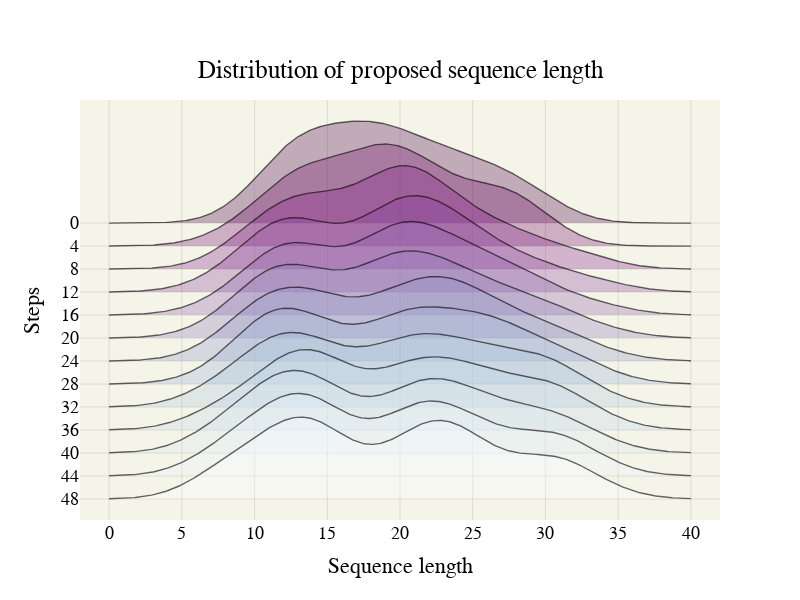

The cell this chart's notebook holds for it:
### Code cell
from numpy.random import normal
from ridgeplot import ridgeplot
import pandas as pd
import plotly


# Not only does 'ridgeplot(...)' come configured with sensible defaults
# but is also fully configurable to your own style and preference!
fig = go.Figure()
fig = ridgeplot(
    samples=half_seqlen,
    bandwidth=2.5,
    kde_points=np.linspace(0, 40, 400),
    #colorscale="viridis",
    colorscale='bupu',
    colormode="index",
    coloralpha=0.3,
    labels=[i*4 for i in range(13)],
    spacing=2 / 9,
)
#fig.add_trace(fig1, row=1, col=2)

# Again, update the figure layout to your liking here
fig.update_layout(
    #title="Distribution of proposed sequence length",
    height=600,
    width=800,
    plot_bgcolor="#f5f4e9",
    xaxis_gridcolor="rgba(0, 0, 0, 0.1)",
    xaxis_title="Sequence length",
    yaxis_gridcolor="rgba(0, 0, 0, 0.1)",
    yaxis_title="Steps",
    showlegend=False,
    title={
        'text': "Distribution of proposed sequence length",
        'y':0.9,
        'x':0.5,
        'xanchor': 'center',
        'yanchor': 'top'},
    legend=dict(
        yanchor="top",
        y=0.25,
        xanchor="left",
        x=0.40
    ),
    font=dict(
        family="Courier New, monospace",
        size=18,
        color="Black",
    )
)
#plotly.io.write_image(fig, 'seqlen.png', scale=2.2)
fig.show(scale=2)

### Figure 1 — Plotly figure (JSON) as saved in the notebook; plotly's stock layout.template omitted (floating-point values rounded to 4 significant figures; data arrays with more than 128 entries replaced by an {"elided": "..."} marker saying what was removed)
{"data": [{"line": {"color": "rgba(0,0,0,0)", "width": 0}, "showlegend": false, "type": "scatter", "x": {"elided": "400 float values"}, "y": {"elided": "400 int values"}}, {"fill": "tonexty", "fillcolor": "rgba(77,0,75, 0.3)", "line": {"color": "rgba(0,0,0,0.6)", "width": 1.4}, "mode": "lines", "name": "0", "type": "scatter", "x": {"elided": "400 float values"}, "y": {"elided": "400 float values"}}, {"line": {"color": "rgba(0,0,0,0)", "width": 0}, "showlegend": false, "type": "scatter", "x": {"elided": "400 float values"}, "y": {"elided": "400 float values"}}, {"fill": "tonexty", "fillcolor": "rgba(111.66666666666669, 10.000000000000004, 107.66666666666669, 0.3)", "line": {"color": "rgba(0,0,0,0.6)", "width": 1.4}, "mode": "lines", "name": "4", "type": "scatter", "x": {"elided": "400 float values"}, "y": {"elided": "400 float values"}}, {"line": {"color": "rgba(0,0,0,0)", "width": 0}, "showlegend": false, "type": "scatter", "x": {"elided": "400 float values"}, "y": {"elided": "400 float values"}}, {"fill": "tonexty", "fillcolor": "rgba(131.33333333333334, 31.66666666666665, 135.0, 0.3)", "line": {"color": "rgba(0,0,0,0.6)", "width": 1.4}, "mode": "lines", "name": "8", "type": "scatter", "x": {"elided": "400 float values"}, "y": {"elided": "400 float values"}}, {"line": {"color": "rgba(0,0,0,0)", "width": 0}, "showlegend": false, "type": "scatter", "x": {"elided": "400 float values"}, "y": {"elided": "400 float values"}}, {"fill": "tonexty", "fillcolor": "rgba(136,65,157, 0.3)", "line": {"color": "rgba(0,0,0,0.6)", "width": 1.4}, "mode": "lines", "name": "12", "type": "scatter", "x": {"elided": "400 float values"}, "y": {"elided": "400 float values"}}, {"line": {"color": "rgba(0,0,0,0)", "width": 0}, "showlegend": false, "type": "scatter", "x": {"elided": "400 float values"}, "y": {"elided": "400 float values"}}, {"fill": "tonexty", "fillcolor": "rgba(138.66666666666666, 93.00000000000001, 170.33333333333334, 0.3)", "line": {"color": "rgba(0,0,0,0.6)", "width": 1.4}, "mode": "lines", "name": "16", "type": "scatter", "x": {"elided": "400 float values"}, "y": {"elided": "400 float values"}}, {"line": {"color": "rgba(0,0,0,0)", "width": 0}, "showlegend": false, "type": "scatter", "x": {"elided": "400 float values"}, "y": {"elided": "400 float values"}}, {"fill": "tonexty", "fillcolor": "rgba(140.0, 121.33333333333331, 184.0, 0.3)", "line": {"color": "rgba(0,0,0,0.6)", "width": 1.4}, "mode": "lines", "name": "20", "type": "scatter", "x": {"elided": "400 float values"}, "y": {"elided": "400 float values"}}, {"line": {"color": "rgba(0,0,0,0)", "width": 0}, "showlegend": false, "type": "scatter", "x": {"elided": "400 float values"}, "y": {"elided": "400 float values"}}, {"fill": "tonexty", "fillcolor": "rgba(140,150,198, 0.3)", "line": {"color": "rgba(0,0,0,0.6)", "width": 1.4}, "mode": "lines", "name": "24", "type": "scatter", "x": {"elided": "400 float values"}, "y": {"elided": "400 float values"}}, {"line": {"color": "rgba(0,0,0,0)", "width": 0}, "showlegend": false, "type": "scatter", "x": {"elided": "400 float values"}, "y": {"elided": "400 float values"}}, {"fill": "tonexty", "fillcolor": "rgba(152.0, 175.33333333333331, 211.33333333333334, 0.3)", "line": {"color": "rgba(0,0,0,0.6)", "width": 1.4}, "mode": "lines", "name": "28", "type": "scatter", "x": {"elided": "400 float values"}, "y": {"elided": "400 float values"}}, {"line": {"color": "rgba(0,0,0,0)", "width": 0}, "showlegend": false, "type": "scatter", "x": {"elided": "400 float values"}, "y": {"elided": "400 float values"}}, {"fill": "tonexty", "fillcolor": "rgba(169.0, 195.66666666666666, 222.0, 0.3)", "line": {"color": "rgba(0,0,0,0.6)", "width": 1.4}, "mode": "lines", "name": "32", "type": "scatter", "x": {"elided": "400 float values"}, "y": {"elided": "400 float values"}}, {"line": {"color": "rgba(0,0,0,0)", "width": 0}, "showlegend": false, "type": "scatter", "x": {"elided": "400 float values"}, "y": {"elided": "400 float values"}}, {"fill": "tonexty", "fillcolor": "rgba(191,211,230, 0.3)", "line": {"color": "rgba(0,0,0,0.6)", "width": 1.4}, "mode": "lines", "name": "36", "type": "scatter", "x": {"elided": "400 float values"}, "y": {"elided": "400 float values"}}, {"line": {"color": "rgba(0,0,0,0)", "width": 0}, "showlegend": false, "type": "scatter", "x": {"elided": "400 float values"}, "y": {"elided": "400 float values"}}, {"fill": "tonexty", "fillcolor": "rgba(213.0, 227.66666666666666, 239.33333333333334, 0.3)", "line": {"color": "rgba(0,0,0,0.6)", "width": 1.4}, "mode": "lines", "name": "40", "type": "scatter", "x": {"elided": "400 float values"}, "y": {"elided": "400 float values"}}, {"line": {"color": "rgba(0,0,0,0)", "width": 0}, "showlegend": false, "type": "scatter", "x": {"elided": "400 float values"}, "y": {"elided": "400 float values"}}, {"fill": "tonexty", "fillcolor": "rgba(231.66666666666666, 241.33333333333334, 247.0, 0.3)", "line": {"color": "rgba(0,0,0,0.6)", "width": 1.4}, "mode": "lines", "name": "44", "type": "scatter", "x": {"elided": "400 float values"}, "y": {"elided": "400 float values"}}, {"line": {"color": "rgba(0,0,0,0)", "width": 0}, "showlegend": false, "type": "scatter", "x": {"elided": "400 float values"}, "y": {"elided": "400 float values"}}, {"fill": "tonexty", "fillcolor": "rgba(247,252,253, 0.3)", "line": {"color": "rgba(0,0,0,0.6)", "width": 1.4}, "mode": "lines", "name": "48", "type": "scatter", "x": {"elided": "400 float values"}, "y": {"elided": "400 float values"}}], "layout": {"font": {"color": "Black", "family": "Courier New, monospace", "size": 18}, "height": 600, "hovermode": false, "legend": {"traceorder": "normal", "x": 0.4, "xanchor": "left", "y": 0.25, "yanchor": "top"}, "plot_bgcolor": "#f5f4e9", "showlegend": false, "title": {"text": "Distribution of proposed sequence length", "x": 0.5, "xanchor": "center", "y": 0.9, "yanchor": "top"}, "width": 800, "xaxis": {"gridcolor": "rgba(0, 0, 0, 0.1)", "range": [-2, 42], "showgrid": true, "showticklabels": true, "title": {"text": "Sequence length"}, "zeroline": false}, "yaxis": {"gridcolor": "rgba(0, 0, 0, 0.1)", "showgrid": true, "showticklabels": true, "ticktext": ["0", "4", "8", "12", "16", "20", "24", "28", "32", "36", "40", "44", "48"], "tickvals": [0, -0.01359, -0.02718, -0.04077, -0.05435, -0.06794, -0.08153, -0.09512, -0.1087, -0.1223, -0.1359, -0.1495, -0.1631], "title": {"text": "Steps"}, "zeroline": false}}}
